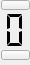
          <widget class="QFrame" name="verticalFrame_6">
           <property name="sizePolicy">
            <sizepolicy hsizetype="Fixed" vsizetype="Fixed">
             <horstretch>0</horstretch>
             <verstretch>0</verstretch>
            </sizepolicy>
           </property>
           <property name="minimumSize">
            <size>
             <width>30</width>
             <height>65</height>
            </size>
           </property>
           <property name="maximumSize">
            <size>
             <width>30</width>
             <height>65</height>
            </size>
           </property>
           <widget class="QPushButton" name="nixie10kUp">
            <property name="geometry">
             <rect>
              <x>1</x>
              <y>0</y>
              <width>29</width>
              <height>10</height>
             </rect>
            </property>
            <property name="sizePolicy">
             <sizepolicy hsizetype="Preferred" vsizetype="Preferred">
              <horstretch>0</horstretch>
              <verstretch>0</verstretch>
             </sizepolicy>
            </property>
            <property name="minimumSize">
             <size>
              <width>29</width>
              <height>0</height>
             </size>
            </property>
            <property name="maximumSize">
             <size>
              <width>16777215</width>
              <height>10</height>
             </size>
            </property>
            <property name="cursor">
             <cursorShape>SizeVerCursor</cursorShape>
            </property>
            <property name="autoFillBackground">
             <bool>false</bool>
            </property>
            <property name="text">
             <string/>
            </property>
            <property name="autoRepeat">
             <bool>true</bool>
            </property>
            <property name="flat">
             <bool>false</bool>
            </property>
           </widget>
           <widget class="QLCDNumber" name="nixie10k">
            <property name="enabled">
             <bool>true</bool>
            </property>
            <property name="geometry">
             <rect>
              <x>1</x>
              <y>10</y>
              <width>29</width>
              <height>40</height>
             </rect>
            </property>
            <property name="sizePolicy">
             <sizepolicy hsizetype="Preferred" vsizetype="Preferred">
              <horstretch>0</horstretch>
              <verstretch>0</verstretch>
             </sizepolicy>
            </property>
            <property name="minimumSize">
             <size>
              <width>29</width>
              <height>40</height>
             </size>
            </property>
            <property name="frameShape">
             <enum>QFrame::NoFrame</enum>
            </property>
            <property name="digitCount">
             <number>1</number>
            </property>
            <property name="segmentStyle">
             <enum>QLCDNumber::Flat</enum>
            </property>
           </widget>
           <widget class="QPushButton" name="nixie10kDown">
            <property name="geometry">
             <rect>
              <x>1</x>
              <y>50</y>
              <width>29</width>
              <height>10</height>
             </rect>
            </property>
            <property name="sizePolicy">
             <sizepolicy hsizetype="Preferred" vsizetype="Preferred">
              <horstretch>0</horstretch>
              <verstretch>0</verstretch>
             </sizepolicy>
            </property>
            <property name="minimumSize">
             <size>
              <width>29</width>
              <height>0</height>
             </size>
            </property>
            <property name="maximumSize">
             <size>
              <width>16777215</width>
              <height>10</height>
             </size>
            </property>
            <property name="cursor">
             <cursorShape>SizeVerCursor</cursorShape>
            </property>
            <property name="autoFillBackground">
             <bool>false</bool>
            </property>
            <property name="text">
             <string/>
            </property>
            <property name="autoRepeat">
             <bool>true</bool>
            </property>
            <property name="flat">
             <bool>false</bool>
            </property>
           </widget>
          </widget>
